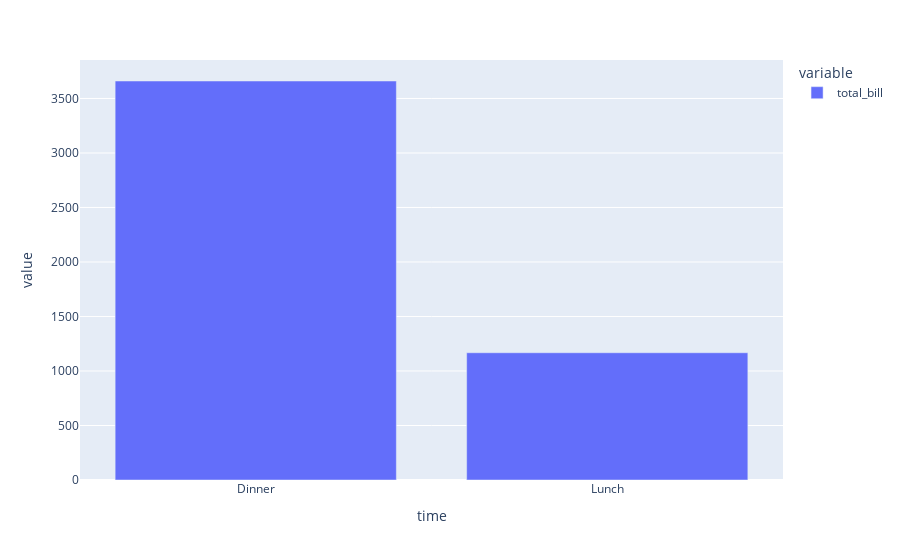

Source (notebook cell):
### Markdown cell above
With a bit of `pandas` manipulation with `groupby`, we can see that the weekends are clear winners in revenue. We can do the same for the time of the day:

### Code cell
tips.groupby('time')['total_bill'].sum().plot(kind='bar')

### Figure 1 — Plotly figure (JSON) as saved in the notebook; plotly's stock layout.template omitted (floating-point values rounded to 4 significant figures)
{"data": [{"alignmentgroup": "True", "hovertemplate": "variable=total_bill<br>time=%{x}<br>value=%{y}<extra></extra>", "legendgroup": "total_bill", "marker": {"color": "#636efa"}, "name": "total_bill", "offsetgroup": "total_bill", "orientation": "v", "showlegend": true, "textposition": "auto", "type": "bar", "x": ["Dinner", "Lunch"], "xaxis": "x", "y": [3660.0, 1167.0], "yaxis": "y"}], "layout": {"autosize": true, "barmode": "relative", "legend": {"title": {"text": "variable"}, "tracegroupgap": 0}, "margin": {"t": 60}, "xaxis": {"anchor": "y", "autorange": true, "domain": [0, 1], "range": [-0.5, 1.5], "title": {"text": "time"}, "type": "category"}, "yaxis": {"anchor": "x", "autorange": true, "domain": [0, 1], "range": [0, 3853.0], "title": {"text": "value"}, "type": "linear"}}}
